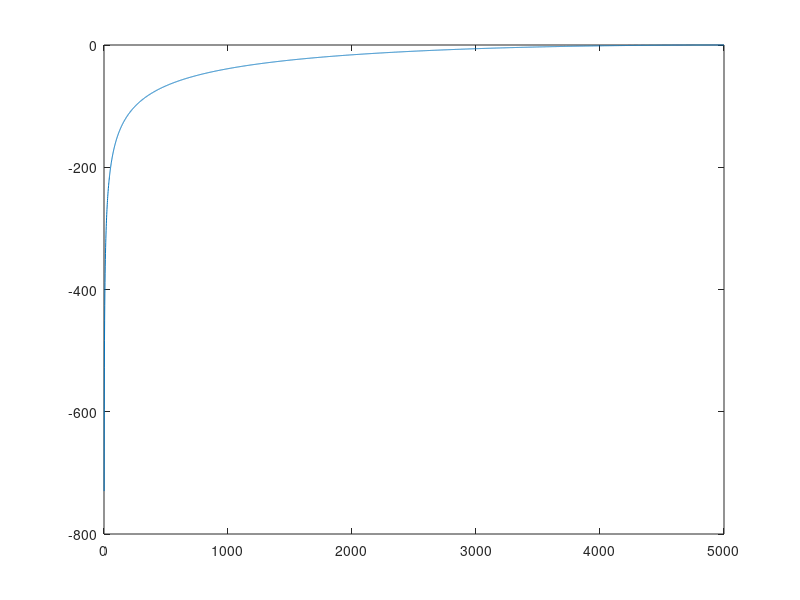

MATLAB code for this plot:
vc = 5;
vd = 4;
L = 50;
C1 = -L^(vc/vd);
C2 = C1/2*log(L)-1/4/C1*L^2;
C2 = -L^(vc/vd+1)/(2*C1*(vc/vd+1))-C1*L^(1-vc/vd)/(2*(vc/vd-1));

x = (1:5000)/100;
y = x.^2/4/C1 -C1/2*log(x) + C2;
y = x.^(vc/vd+1)/(2*C1*(vc/vd+1)) + x.^(1-vc/vd)*C1/(2*(vc/vd-1))+C2;

plot(y)
